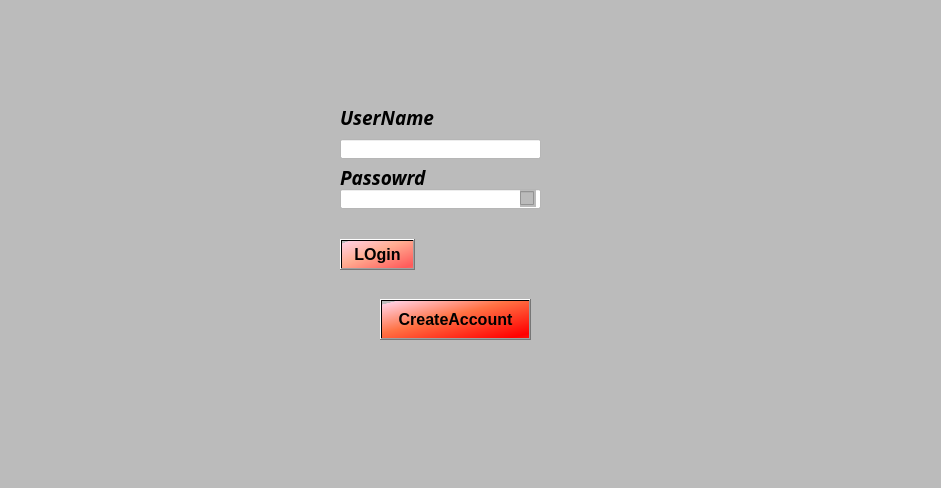
<?xml version="1.0" encoding="UTF-8"?>
<ui version="4.0">
 <class>MainWindow</class>
 <widget class="QMainWindow" name="MainWindow">
  <property name="geometry">
   <rect>
    <x>0</x>
    <y>0</y>
    <width>941</width>
    <height>488</height>
   </rect>
  </property>
  <property name="windowTitle">
   <string>Login</string>
  </property>
  <property name="windowIcon">
   <iconset theme="D:\python\GUI\images.png">
    <normaloff>.</normaloff>.</iconset>
  </property>
  <property name="windowOpacity">
   <double>1.000000000000000</double>
  </property>
  <property name="styleSheet">
   <string notr="true">background-color: rgb(187, 187, 187);</string>
  </property>
  <widget class="QWidget" name="centralwidget">
   <widget class="QLineEdit" name="lineEdit">
    <property name="geometry">
     <rect>
      <x>340</x>
      <y>139</y>
      <width>201</width>
      <height>20</height>
     </rect>
    </property>
    <property name="styleSheet">
     <string notr="true">background-color: rgb(255, 255, 255);</string>
    </property>
   </widget>
   <widget class="QLineEdit" name="lineEdit_2">
    <property name="geometry">
     <rect>
      <x>340</x>
      <y>189</y>
      <width>201</width>
      <height>20</height>
     </rect>
    </property>
    <property name="styleSheet">
     <string notr="true">background-color: rgb(255, 255, 255);</string>
    </property>
    <property name="inputMask">
     <string/>
    </property>
    <property name="echoMode">
     <enum>QLineEdit::Password</enum>
    </property>
   </widget>
   <widget class="QPushButton" name="pushButton">
    <property name="enabled">
     <bool>true</bool>
    </property>
    <property name="geometry">
     <rect>
      <x>340</x>
      <y>239</y>
      <width>75</width>
      <height>31</height>
     </rect>
    </property>
    <property name="font">
     <font>
      <pointsize>12</pointsize>
      <weight>75</weight>
      <bold>true</bold>
     </font>
    </property>
    <property name="styleSheet">
     <string notr="true">background-color: qlineargradient(spread:reflect, x1:0.932, y1:0.938, x2:0.017, y2:0.035, stop:0 rgba(255, 91, 91, 255), stop:0.55 rgba(255, 173, 146, 255), stop:0.971591 rgba(255, 205, 222, 255), stop:0.977273 rgba(189, 189, 189, 255), stop:1 rgba(189, 189, 189, 255));</string>
    </property>
    <property name="text">
     <string>LOgin</string>
    </property>
   </widget>
   <widget class="QPushButton" name="pushButton_2">
    <property name="geometry">
     <rect>
      <x>380</x>
      <y>299</y>
      <width>151</width>
      <height>41</height>
     </rect>
    </property>
    <property name="font">
     <font>
      <pointsize>12</pointsize>
      <weight>75</weight>
      <bold>true</bold>
     </font>
    </property>
    <property name="styleSheet">
     <string notr="true">background-color: qlineargradient(spread:reflect, x1:0.932, y1:0.938, x2:0.017, y2:0.035, stop:0 rgba(255, 0, 0, 255), stop:0.55 rgba(255, 114, 68, 255), stop:0.971591 rgba(255, 205, 222, 255), stop:0.977273 rgba(189, 189, 189, 255), stop:1 rgba(189, 189, 189, 255));</string>
    </property>
    <property name="text">
     <string>CreateAccount</string>
    </property>
   </widget>
   <widget class="QLabel" name="label">
    <property name="geometry">
     <rect>
      <x>340</x>
      <y>109</y>
      <width>101</width>
      <height>16</height>
     </rect>
    </property>
    <property name="font">
     <font>
      <family>Segoe UI Black</family>
      <pointsize>14</pointsize>
      <weight>75</weight>
      <italic>true</italic>
      <bold>true</bold>
     </font>
    </property>
    <property name="text">
     <string>UserName</string>
    </property>
   </widget>
   <widget class="QLabel" name="label_3">
    <property name="geometry">
     <rect>
      <x>340</x>
      <y>169</y>
      <width>101</width>
      <height>16</height>
     </rect>
    </property>
    <property name="font">
     <font>
      <family>Segoe UI Black</family>
      <pointsize>14</pointsize>
      <weight>75</weight>
      <italic>true</italic>
      <bold>true</bold>
     </font>
    </property>
    <property name="text">
     <string>Passowrd</string>
    </property>
   </widget>
   <widget class="QCheckBox" name="checkBox">
    <property name="geometry">
     <rect>
      <x>520</x>
      <y>190</y>
      <width>16</width>
      <height>17</height>
     </rect>
    </property>
    <property name="text">
     <string/>
    </property>
   </widget>
  </widget>
  <widget class="QMenuBar" name="menubar">
   <property name="geometry">
    <rect>
     <x>0</x>
     <y>0</y>
     <width>941</width>
     <height>21</height>
    </rect>
   </property>
  </widget>
  <widget class="QStatusBar" name="statusbar"/>
 </widget>
 <tabstops>
  <tabstop>lineEdit</tabstop>
  <tabstop>lineEdit_2</tabstop>
  <tabstop>pushButton</tabstop>
  <tabstop>pushButton_2</tabstop>
 </tabstops>
 <resources/>
 <connections/>
</ui>
